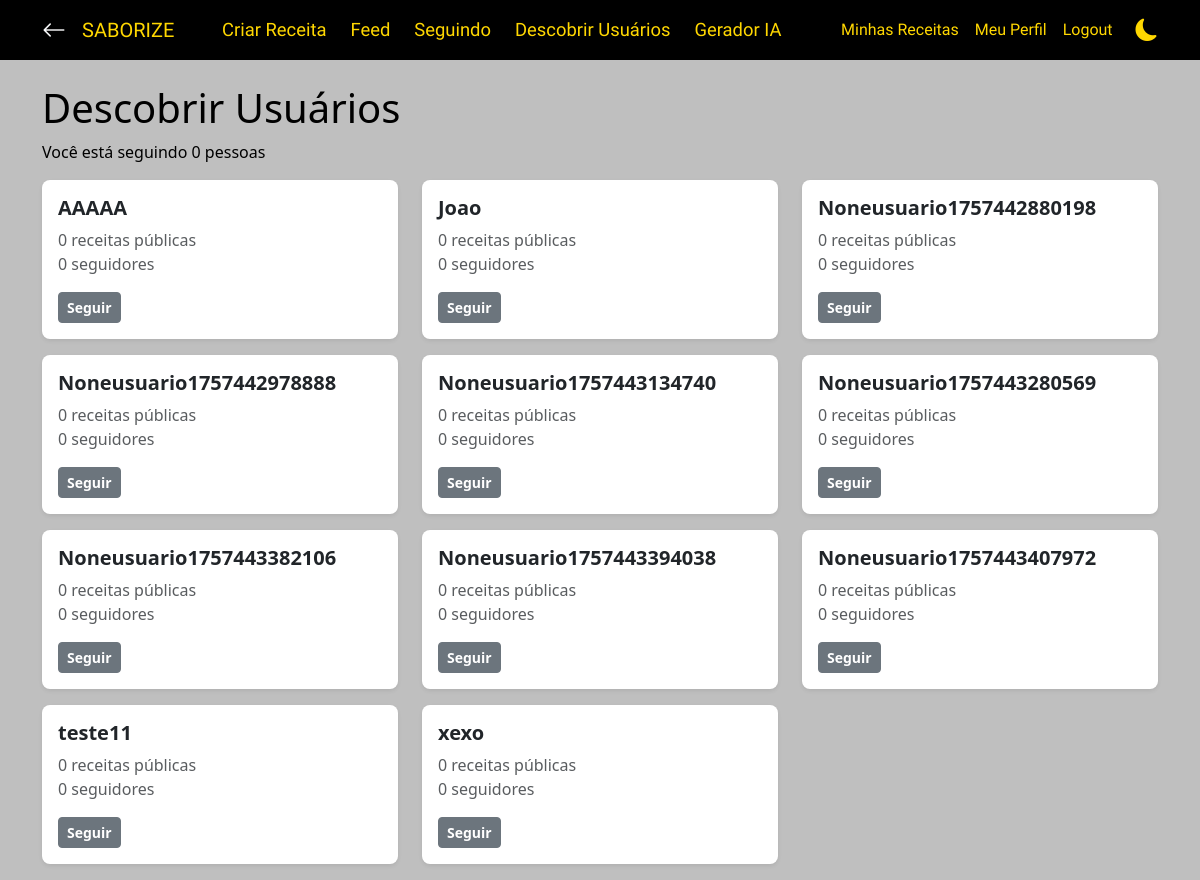
The page /receitas/usuarios/ (signed in) on the database as committed earlier.
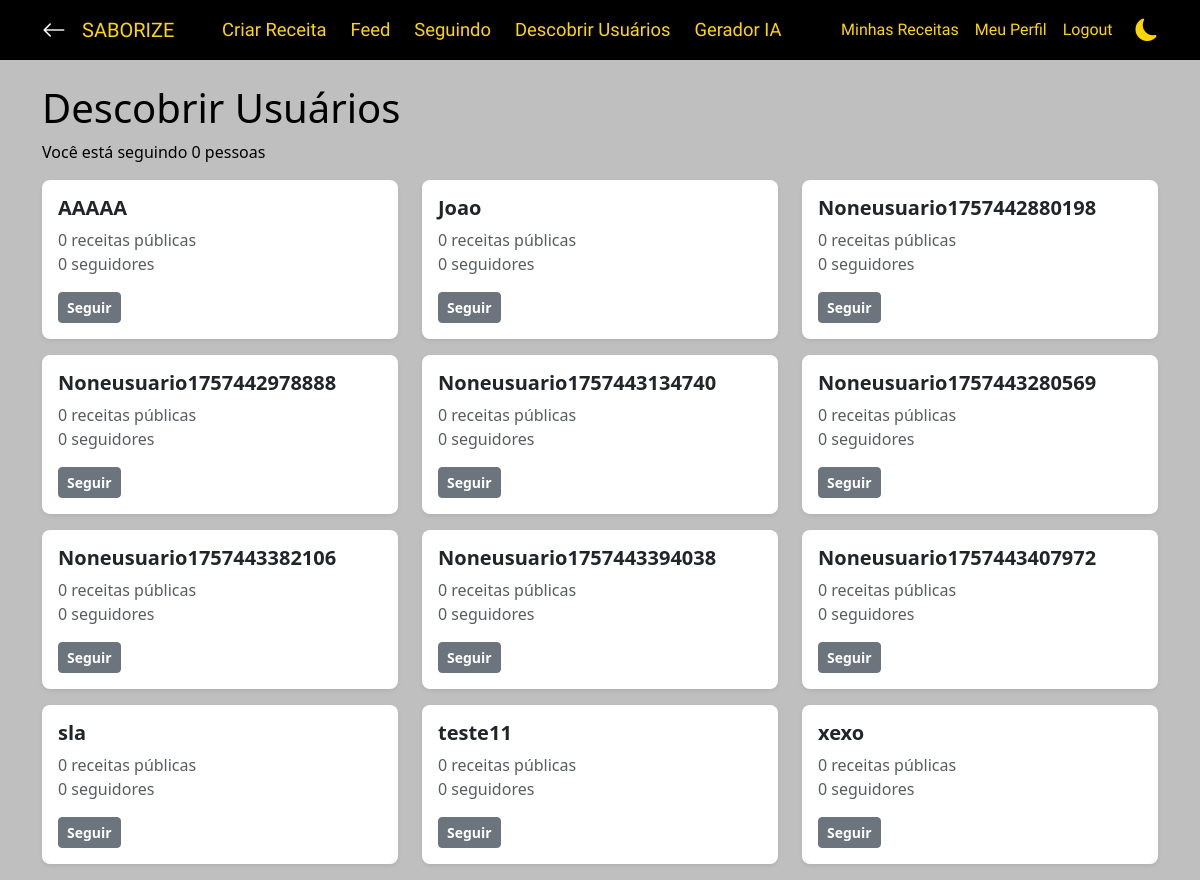
The same page on the database as committed later.
### autenticacao/models.py (models this page shows, shortened)
class User(AbstractUser):
    bio = models.TextField(max_length=500, blank=True, verbose_name="Biografia")
    foto_perfil = models.ImageField(upload_to='perfil/', default='perfil/default.jpg', blank=True)
    telefone = models.CharField(max_length=20, blank=True)
    data_nascimento = models.DateField(null=True, blank=True)
    cidade = models.CharField(max_length=100, blank=True)
    estado = models.CharField(max_length=50, blank=True)
    tags_favoritas = models.ManyToManyField(
        TagsReceita,
        blank=True,
        related_name='usuarios_favoritos',
        verbose_name="Tipos de receitas favoritas"
    )
    openai_api_key_encrypted = models.TextField(blank=True, null=True, verbose_name="OpenAI API Key (Encrypted)")
    criado_em = models.DateTimeField(auto_now_add=True)
    atualizado_em = models.DateTimeField(auto_now=True)

### receitas/views.py (the view)
# urls.py: path('usuarios/', views.listar_usuarios, name='listar_usuarios'),
@login_required
def listar_usuarios(request):
    from django.db import models
    usuarios_seguindo_ids = Seguidor.objects.filter(
        seguidor=request.user
    ).values_list('seguido_id', flat=True)
    usuarios = User.objects.exclude(id=request.user.id).annotate(
        receitas_count=models.Count('receitas', filter=models.Q(receitas__publica=True)),
        seguidores_count=models.Count('seguidores')
    ).order_by('-receitas_count')
    for usuario in usuarios:
        usuario.ja_seguindo = usuario.id in usuarios_seguindo_ids
    context = {
        'usuarios': usuarios,
        'total_seguindo': len(usuarios_seguindo_ids)
    }
    return render(request, 'receitas/listar_usuarios.html', context)

### receitas/templates/receitas/listar_usuarios.html (shortened to what this page needs)
{% extends 'base.html' %}
{% block content %}
<div class="container mt-4">
    <div class="row">
        <div class="col-12">
            <h1>Descobrir Usuários</h1>
            <p>Você está seguindo {{ total_seguindo }} pessoa{{ total_seguindo|pluralize:"s" }}</p>
            {% if usuarios %}
                <div class="row">
                    {% for usuario in usuarios %}
                        <div class="col-md-6 col-lg-4 mb-3">
                            <div class="card shadow-sm border-0 rounded-3">
                                <div class="card-body">
                                    <h5 class="card-title fw-bold">{{ usuario.username }}</h5>
                                    <p class="card-text text-muted mb-3">
                                        {{ usuario.receitas_count }} receita{{ usuario.receitas_count|pluralize:"s" }} pública{{ usuario.receitas_count|pluralize:"s" }}<br>
                                        {{ usuario.seguidores_count }} seguidor{{ usuario.seguidores_count|pluralize:"es" }}
                                    </p>
                                    {% if usuario.ja_seguindo %}
                                        <button
                                            class="btn btn-warning text-dark fw-bold btn-sm"
                                            data-user-id="{{ usuario.id }}"
                                            data-username="{{ usuario.username }}"
                                            onclick="pararDeSeguir(this)">
                                            Seguindo
                                        </button>
                                    {% else %}
                                        <button
                                            class="btn btn-secondary text-white fw-bold btn-sm"
                                            data-user-id="{{ usuario.id }}"
                                            data-username="{{ usuario.username }}"
                                            onclick="seguirUsuario(this)">
                                            Seguir
                                        </button>
                                    {% endif %}
                                </div>
                            </div>
                        </div>
                    {% endfor %}
                </div>
            {% else %}
                <div class="alert alert-info">
                    Não há outros usuários para seguir no momento.
                </div>
            {% endif %}
        </div>
    </div>
</div>
{% endblock content %}

Rows that differ between the two databases and show on the page:
added User: username "sla", receitas_count "0", seguidores_count "0"
